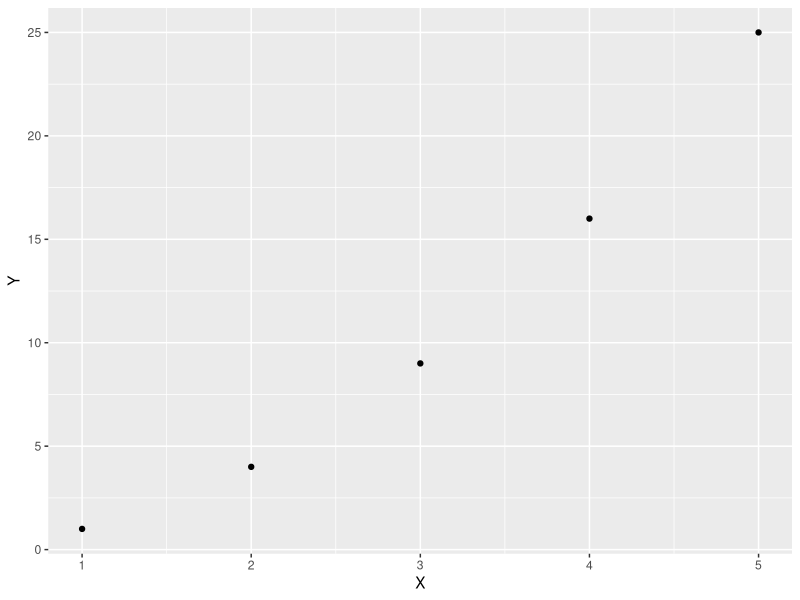

Recreate this plot in R.
x = 1:5
y = x^2
#plot(x,y)
library(ggplot2)
library(Cairo)
df <- data.frame(X=c(x),Y=c(y))
CairoPNG("/home/u1397281/12.Group_study/NHRI_group4/TestMuSiCa/results/myplot.png")
ggplot(data=df,aes(X,Y))+geom_point()
dev.off()
